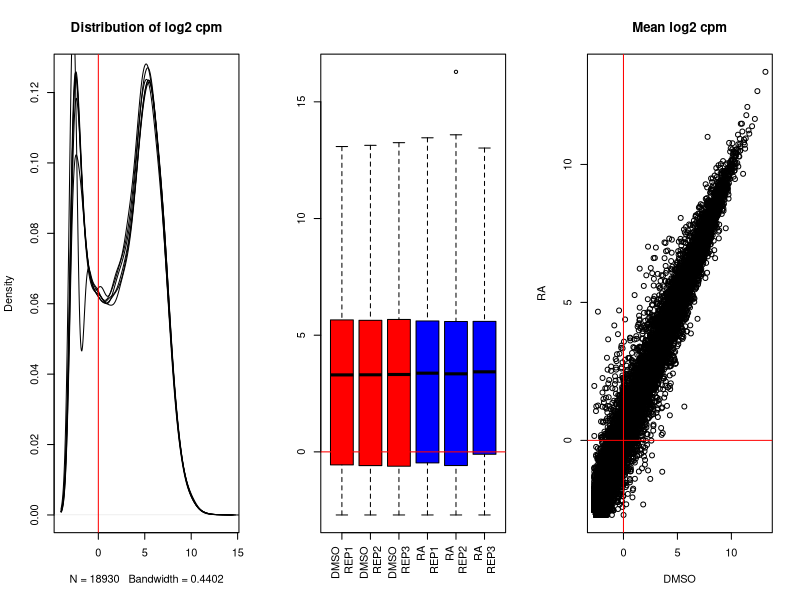
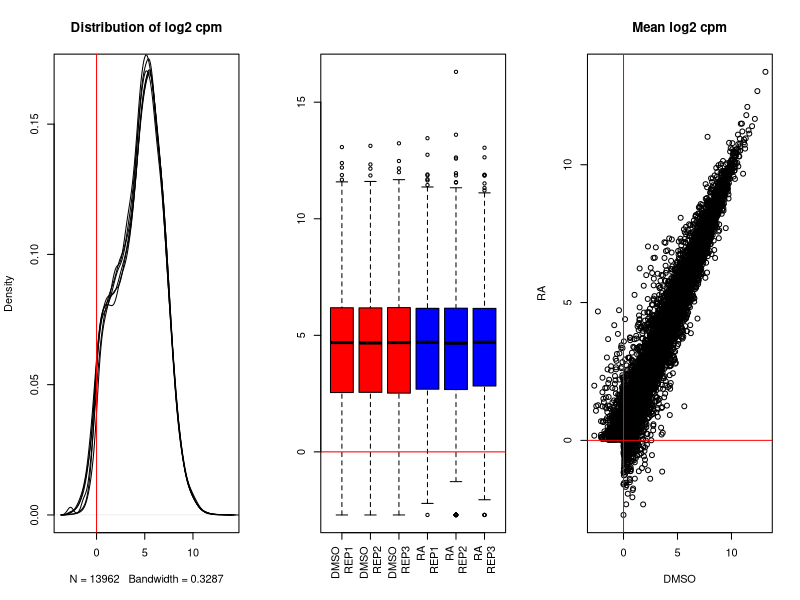
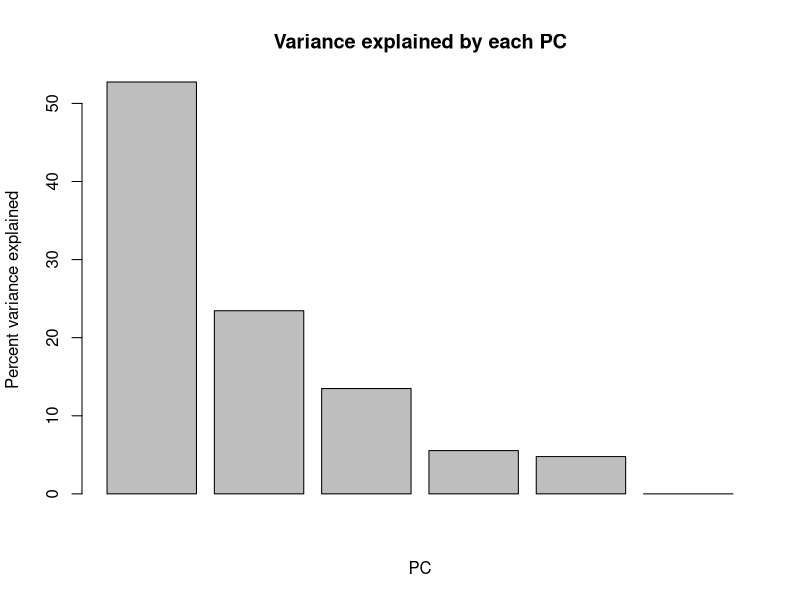
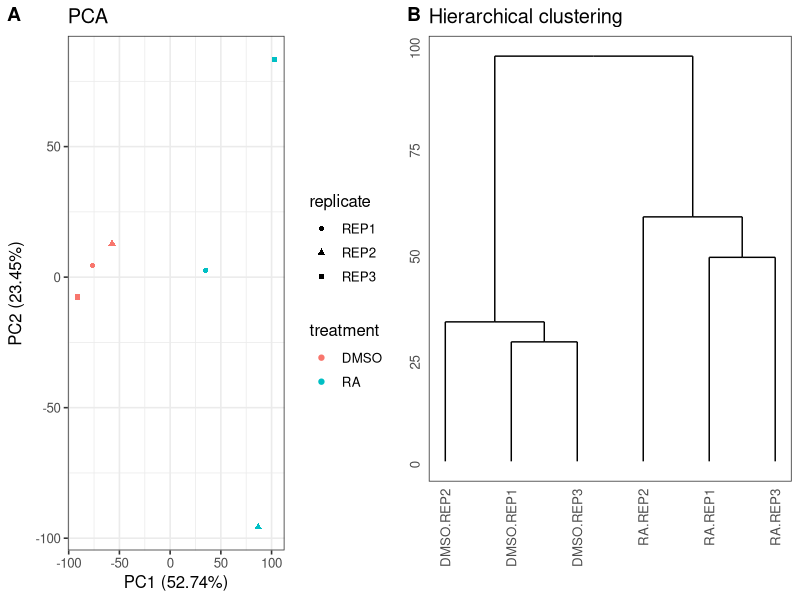

Generate these figures, in order, with R:
## ---- chunk 1
library("knitr")
opts_chunk$set(fig.align = "center", fig.width = 10)
## ---- chunk 2
library("edgeR")
library("ggplot2")
library("ggdendro")
library("cowplot")
theme_set(theme_bw(base_size = 12))
## ---- chunk 3
counts <- read.table("../../data/mouse/counts-matrix.txt", header = TRUE)
dim(counts)
colnames(counts) <- sub("mESc.2i.RNA.", "", colnames(counts))
head(counts)
## ---- chunk 4
anno <- strsplit(colnames(counts), split = "\\.")
anno <- data.frame(treatment = sapply(anno, function(x) x[1]),
                   replicate = sapply(anno, function(x) x[2]))
write.table(anno, file = "../../data/mouse/annotation.txt", quote = FALSE,
            sep = "\t", row.names = FALSE)
anno
## ---- chunk 5
zeros <- rowSums(counts) == 0
counts <- counts[!zeros, ]
## ---- chunk 6
normalized_lib_sizes <- calcNormFactors(counts)
log_cpm <- cpm(counts, log = TRUE,
               lib.size = colSums(counts) * normalized_lib_sizes)
## ---- chunk 7
op <- par(mfcol = c(1, 3))
plot(density(log_cpm[, 1]), main = "Distribution of log2 cpm")
apply(log_cpm[, -1], 2, function(x) lines(density(x)))
abline(v = 0, col = "red")
boxplot(log_cpm, las = 3, col = ifelse(anno$treatment == "RA", "blue", "red"),
        names = paste0(anno$treatment, "\n", anno$replicate))
abline(h = 0, col = "red")
plot(rowMeans(log_cpm[, anno$treatment == "DMSO"]),
     rowMeans(log_cpm[, anno$treatment == "RA"]),
     main = "Mean log2 cpm", xlab = "DMSO", ylab = "RA")
abline(v = 0, h = 0, col = "red")
par(op)
## ---- chunk 8
lowly_expressed <- apply(log_cpm, 1, function(x) {
  mean(x[anno$treatment == "DMSO"]) < 0 & mean(x[anno$treatment == "RA"]) < 0
})
counts <- counts[!lowly_expressed, ]
## ---- chunk 9
normalized_lib_sizes <- calcNormFactors(counts)
log_cpm <- cpm(counts, log = TRUE,
                lib.size = colSums(counts) * normalized_lib_sizes)
## ---- chunk 10
op <- par(mfcol = c(1, 3))
plot(density(log_cpm[, 1]), main = "Distribution of log2 cpm")
apply(log_cpm[, -1], 2, function(x) lines(density(x)))
abline(v = 0, col = "red")
boxplot(log_cpm, las = 3, col = ifelse(anno$treatment == "RA", "blue", "red"),
        names = paste0(anno$treatment, "\n", anno$replicate))
abline(h = 0, col = "red")
plot(rowMeans(log_cpm[, anno$treatment == "DMSO"]),
     rowMeans(log_cpm[, anno$treatment == "RA"]),
     main = "Mean log2 cpm", xlab = "DMSO", ylab = "RA")
abline(v = 0, h = 0, col = "red")
par(op)
## ---- chunk 11
write.table(counts, file = "../../data/mouse/counts-matrix-filtered.txt",
            quote = FALSE, sep = "\t", col.names = NA)
## ---- chunk 12
pca <- prcomp(t(log_cpm), retx = TRUE, center = TRUE, scale. = TRUE)
variances <- pca$sdev^2
explained <- variances / sum(variances)
barplot(explained * 100, main = "Variance explained by each PC", xlab = "PC",
     ylab = "Percent variance explained")
pca_df <- cbind(anno, pca$x)
## ---- chunk 13
pca_plot <- ggplot(pca_df, aes(x = PC1, y = PC2, color = treatment,
                               shape = replicate)) +
  geom_point() +
  labs(x = sprintf("PC%d (%.2f%%)", 1, round(explained[1] * 100, 2)),
       y = sprintf("PC%d (%.2f%%)", 2, round(explained[2] * 100, 2)),
       title = "PCA")
hclust_result <- hclust(dist(t(log_cpm)))
dendro_plot <- ggdendrogram(hclust_result) +
  labs(title = "Hierarchical clustering")
plot_grid(pca_plot, dendro_plot, labels = LETTERS[1:2])
## ---- chunk 14
sessionInfo()
